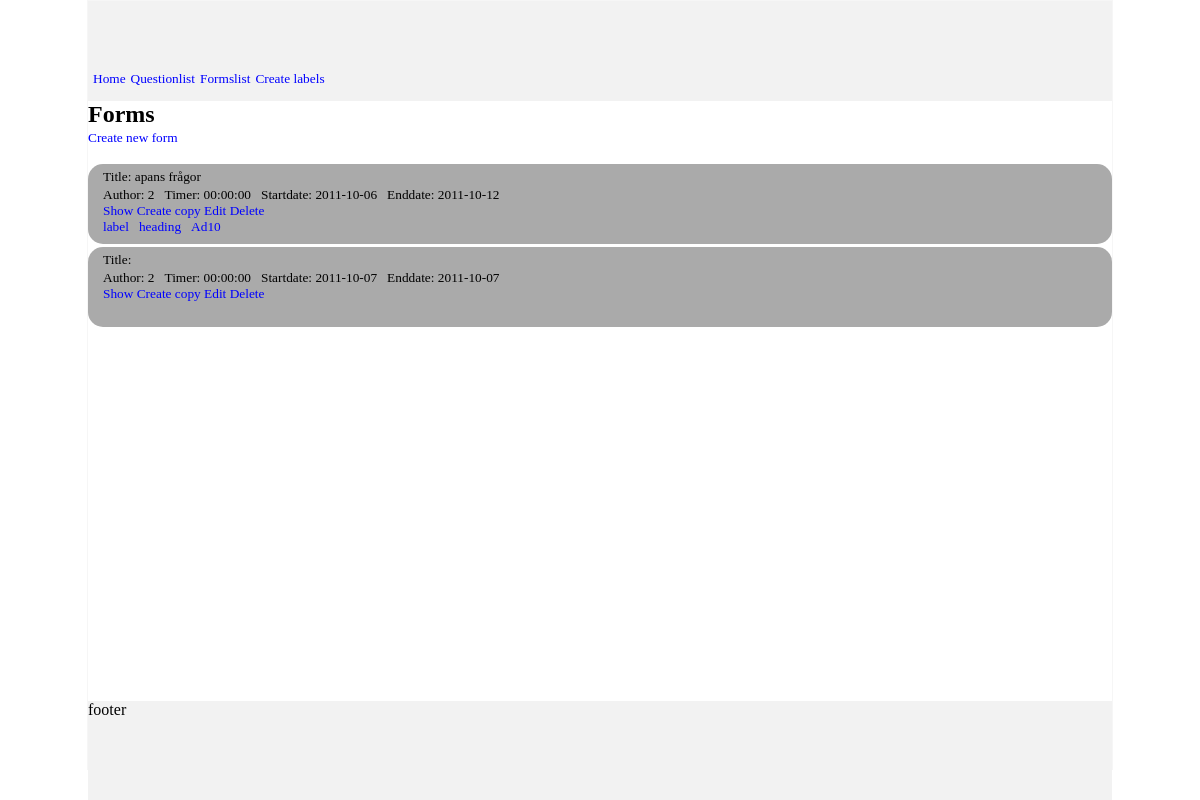
Screenshot of /index.php/welcome/list_forms with the database file from the repository.
### tables this page shows
CREATE TABLE IF NOT EXISTS `tags` (
  `id` int(11) NOT NULL AUTO_INCREMENT,
  `tag` varchar(96) NOT NULL,
  PRIMARY KEY (`id`),
  UNIQUE KEY `tag` (`tag`)
);

### application/controllers/welcome.php (called while the page is built, shortened)
<?php
class Welcome extends CI_Controller {
    public function list_forms() {
        $data['include'] = __FUNCTION__;
        $data['content'] = $this->forms->list_forms();
        $i = 0;
        foreach ($data['content'] as $item) {
            $data['content'][$i]['tags'] = $this->tags->retrieve_form_tags($item['id']);
            $i++;
        }
        $this->load->view('index', $data);
    }
}

### index.php (called while the page is built, shortened)
<?php
require_once BASEPATH.'core/CodeIgniter.php';

### application/models/tags.php (called while the page is built, shortened)
<?php
class tags extends CI_Model {
    function retrieve_form_tags($id) {
        $this->db->select('tags.id, tags.tag');
        $this->db->from('tags');
        $this->db->where('forms_has_tags.form_id', $id);
        $this->db->join('forms_has_tags', 'forms_has_tags.tag_id = tags.id');
        $query = $this->db->get();
        if($query->result_array()){
            return $query->result_array();
        }else{
            return null;
        }
    }
}
?>

### application/views/list_forms.php (the view)
<?php
echo '<h2>Forms</h2>';
echo anchor('welcome/create_form', 'Create new form') . '<br/><br/>';
$i = 0;
foreach ($content as $item) {
    echo '<div class="forms">';
        echo '<ul>';
            echo "<li>Title: {$item['title']}</li><br/>";
            echo "<li>Author: {$item['author_id']}</li>";
            echo "<li>Timer: {$item['timer']}</li>";
            echo "<li>Startdate: {$item['active_start']}</li>";
            echo "<li>Enddate: {$item['active_end']}</li>";
        echo '</ul>';
        echo'<ul class="form_menu">
                <li>' . anchor("welcome/view_form/{$item['id']}", 'Show')
                    . ' ' . anchor('welcome/copy_form', 'Create copy')
                    . ' ' . anchor("welcome/edit_form/{$item['id']}", 'Edit')
                    . ' ' . anchor("welcome/delete_form/{$item['id']}", 'Delete')
                . '</li>
            </ul>';
        echo '<ul class="tags">';
            if ($content[$i]['tags']) {
                foreach ($content[$i]['tags'] as $item) {
                    echo '<li class="tag" id="' . $item['id'] . '">' . ' ' . anchor("welcome/sort_forms_by_tag/".$item['tag'], $item['tag']) . '</li>  ';
                }
            }
        echo '</ul>';
$i++;
    echo '</div>';
}
?>

### css/layout.css (style rules this page uses)
body, * { padding: 0; margin: 0; text-decoration: none; list-style-type: none; }

### css/design.css (style rules this page uses)
a:visited, a:active, a { color: blue; }
.questions, .forms, .label { border-radius: 15px; padding: 5px; min-height: 70px; }
.questions, .forms { margin-bottom: 3px; background: #aaa; }
.forms ul li { float: left; position: relative; margin-left: 10px; }
.form_menu, .questions_menu { clear: both; }
.tags { clear: both; }
.tags li { float: left; position: relative; }

### css/text.css (style rules this page uses)
p, form, input, textarea, .label, dd, dt, li, a, .tags { font-size: 10pt; }

### rows the page displays
tags: tag "label"
tags: tag "heading"
tags: tag "Ad10"

### other values shown
anchor('welcome/', 'Home') "Home"
anchor('welcome/list_questions', 'Questionlist') "Questionlist"
anchor('welcome/list_forms', 'Formslist') "Formslist"
anchor('welcome/create_labels', 'Create labels') "Create labels"
anchor('welcome/create_form', 'Create new form') "Create new form"
$item['title'] "apans frågor"
$item['author_id'] "2"
$item['timer'] "00:00:00"
$item['active_start'] "2011-10-06"
$item['active_end'] "2011-10-12"
anchor("welcome/view_form/{$item['id']}", 'Show') "Show"
anchor("welcome/edit_form/{$item['id']}", 'Edit') "Edit"
anchor("welcome/delete_form/{$item['id']}", 'Delete') "Delete"
$item['active_start'] "2011-10-07"
$item['active_end'] "2011-10-07"
